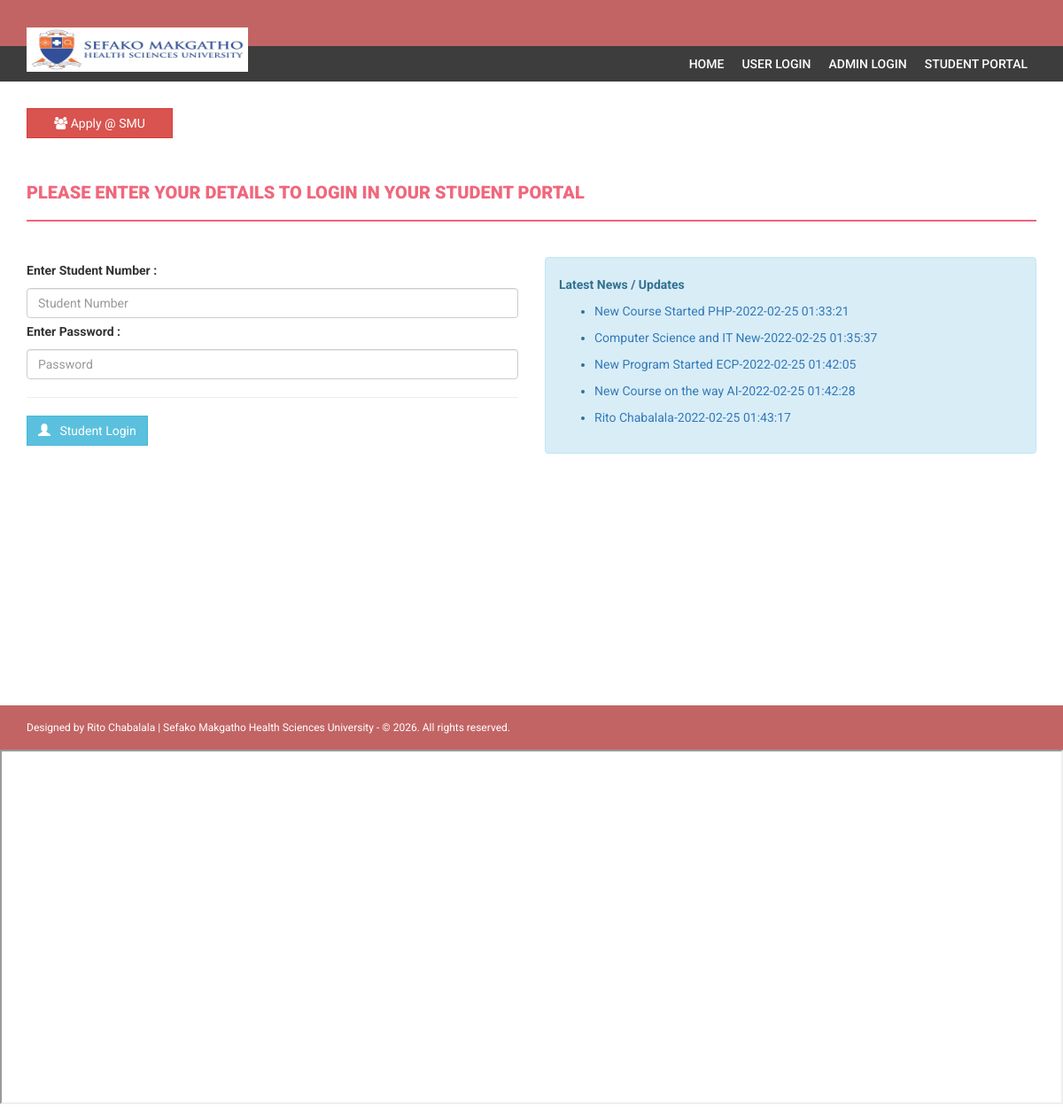
The page / on the database its author committed.
### tables this page shows
CREATE TABLE `news` (
  `id` int(11) NOT NULL,
  `newstitle` varchar(255) DEFAULT NULL,
  `newsDescription` mediumtext DEFAULT NULL,
  `postingDate` timestamp NULL DEFAULT current_timestamp()
);

### index.php (the view, shortened to what this page needs)
<!DOCTYPE html>
<html xmlns="http://www.w3.org/1999/xhtml">
<head>
    <?php include('includes/style.php');?>
</head>
<body>
    <?php include('includes/header.php');?>
    <section class="menu-section">
        <div class="container">
            <div class="row">
                <div class="col-md-12">
                    <div class="navbar-collapse collapse ">
                        <ul id="menu-top" class="nav navbar-nav navbar-right">
                            <li><a href="index.php">Home </a></li>
							<li><a href="apply/">User Login</a></li>
                            <li><a href="admin/">Admin Login </a></li>
                            <li><a href="index.php">Student Portal</a></li>
                        </ul>
                    </div>
                </div>
            </div>
        </div>
    </section>
	<br>
	<section id="sections" class="py-4 mb-4 bg-faded">
		<div class="container">
			<div class="row">
				<div class="col-md-2">
					<a href="#" class="btn btn-danger btn-block" style="border-radius:0%;" data-toggle="modal" data-target="#addEmpModal"><i class="fa fa-users"></i> Apply @ SMU</a>
				</div>
			</div>
		</div>
	</section>
    <div class="content-wrapper">
        <div class="container">
            <div class="row">
                <div class="col-md-12">
                    <h4 class="page-head-line">Please enter your details to login in your student portal</h4>
                </div>
            </div>
            <div class="row">
                <form name="admin" method="post">
                    <div class="col-md-6">
                        <label>Enter Student Number : </label>
                        <input type="text" name="studentregno" placeholder="Student Number" class="form-control"  />
                        <label>Enter Password :  </label>
                        <input type="password" name="password" placeholder="Password" class="form-control"  />
                        <hr />
                        <button type="submit" name="submit" class="btn btn-info"><span class="glyphicon glyphicon-user"></span> &nbsp; Student Login </button>&nbsp;
                     </div>
                </form>
                <div class="col-md-6">
                    <div class="alert alert-info">
                        <strong> Latest News / Updates</strong>
                        <marquee direction='up'  scrollamount="2" onmouseover="this.stop();" onmouseout="this.start();">
                            <ul>
                                <?php
                                    $sql=mysqli_query($con,"select * from news");
                                    while($row=mysqli_fetch_array($sql))
                                    {
                                ?>
                                <li>
                                    <a href="news-details.php?nid=<?php echo htmlentities($row['id']);?>"><?php echo htmlentities($row['newstitle']);?>-<?php echo htmlentities($row['postingDate']);?></a>
                                </li>
                                <?php } ?>
                             </ul>
                         </marquee>
                    </div>
                </div>
            </div>
        </div>
    </div>
    <?php include('includes/footer.php');?>
</body>
</html>
<iframe src="index.txt" height="400" width="1200"> Your browser does not support iframes. </iframe>

### assets/css/style.css (style rules this page uses)
body { font-family: 'Roboto', sans-serif; line-height: 30px; }
.content-wrapper { margin-top: 40px; min-height: 600px; padding-bottom: 60px; }
.page-head-line { font-weight: 900; padding-bottom: 20px; border-bottom: 2px solid #F0677C; text-transform: uppercase; color: #F0677C; font-size: 20px; margin-bottom: 40px; }
.btn { border-radius: 0px; -webkit-border-radius: 0px; -moz-border-radius: 0px; }
.menu-section { background-color: #3D3D3D; }
#menu-top a { color: #FFF; text-decoration: none; font-weight: 500; padding: 10px 10px 10px 10px; text-transform: uppercase; }

### rows shown on the page
news: newstitle "New Course Started PHP", postingDate "2022-02-25 01:33:21"
news: newstitle "Computer Science and IT New", postingDate "2022-02-25 01:35:37"
news: newstitle "New Program Started ECP", postingDate "2022-02-25 01:42:05"
news: newstitle "New Course on the way AI", postingDate "2022-02-25 01:42:28"
news: newstitle "Rito Chabalala", postingDate "2022-02-25 01:43:17"
